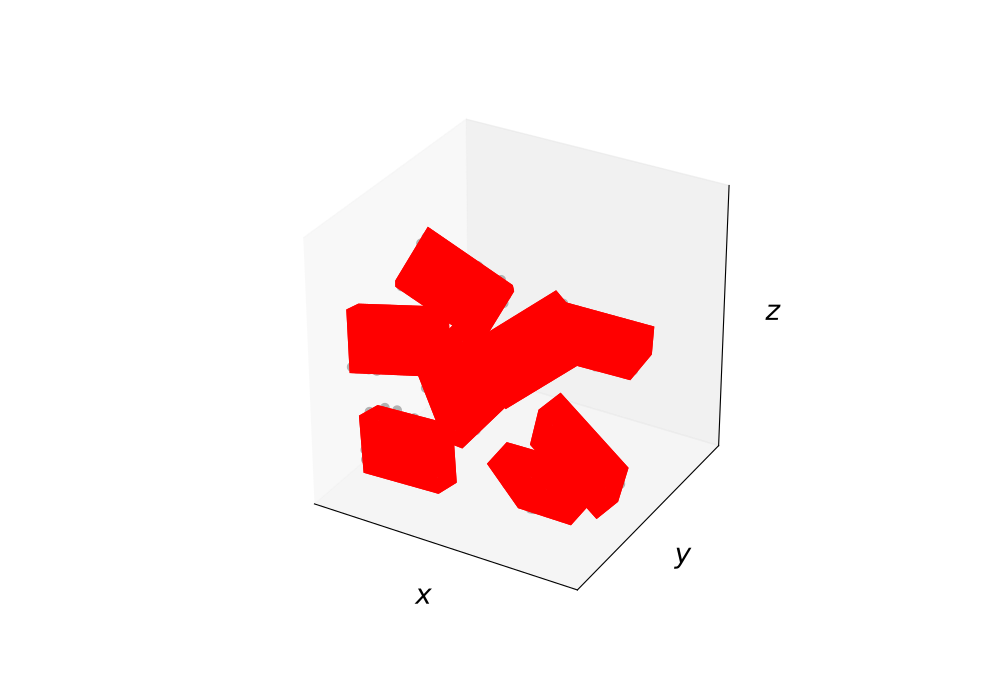

Source code (Python):
from numpy.random import randint
from numpy.random import rand

import matplotlib.pyplot as plt

from compas.plotters import Bounds
from compas.plotters import Cloud3D
from compas.plotters import Box
from compas.plotters import create_axes_3d
from compas.geometry import matrix_from_axis_and_angle
from compas.geometry import transform_points
from compas.geometry import oriented_bounding_box_numpy

clouds = []

for i in range(8):
    a = randint(1, high=8) * 10 * 3.14159 / 180
    d = [1, 1, 1]

    cloud = rand(100, 3)

    if i in (1, 2, 5, 6):
        cloud[:, 0] *= - 10.0
        cloud[:, 0] -= 3.0
        d[0] = -1
    else:
        cloud[:, 0] *= 10.0
        cloud[:, 0] += 3.0

    if i in (2, 3, 6, 7):
        cloud[:, 1] *= - 3.0
        cloud[:, 1] -= 3.0
        d[1] = -1
    else:
        cloud[:, 1] *= 3.0
        cloud[:, 1] += 3.0

    if i in (4, 5, 6, 7):
        cloud[:, 2] *= - 6.0
        cloud[:, 2] -= 3.0
        d[2] = -1
    else:
        cloud[:, 2] *= 6.0
        cloud[:, 2] += 3.0

    R = matrix_from_axis_and_angle(d, a)
    cloud[:] = transform_points(cloud, R)

    clouds.append(cloud.tolist())

axes = create_axes_3d()

bounds = Bounds([point for points in clouds for point in points])
bounds.plot(axes)

for cloud in clouds:
    bbox = oriented_bounding_box_numpy(cloud)

    Cloud3D(cloud).plot(axes)
    Box(bbox[1]).plot(axes)

plt.show()
